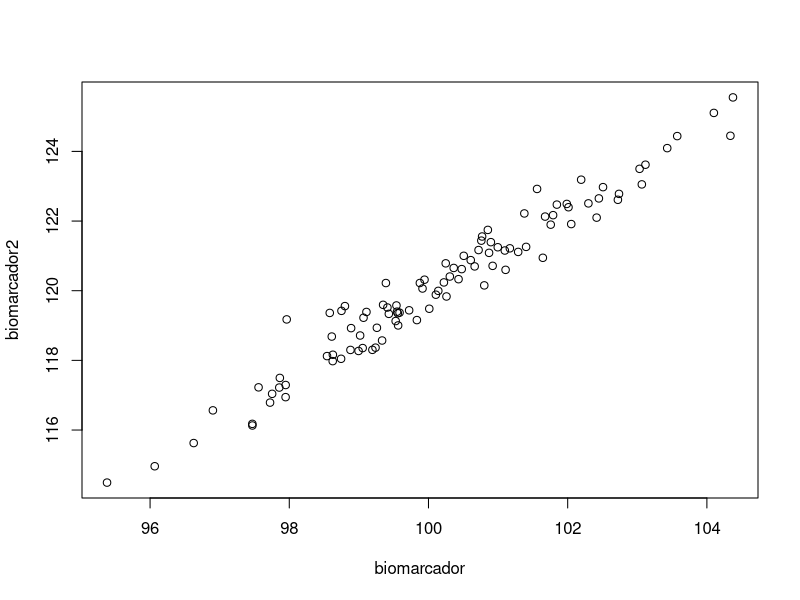

Write R code to recreate this figure.
set.seed(123)
biomarcador <- rnorm(100, 100, 2)
biomarcador2 <- biomarcador * 1.2 + rnorm(100, 0, 0.5)
plot(biomarcador, biomarcador2)

y <- biomarcador2 * 5 + rnorm(100, 0, 2)

mod1 <- lm(y ~ biomarcador)
summary(mod1)

mod2 <- lm(y ~ biomarcador2)
summary(mod2)

mod3 <- lm(y ~ biomarcador + biomarcador2)
summary(mod3)


